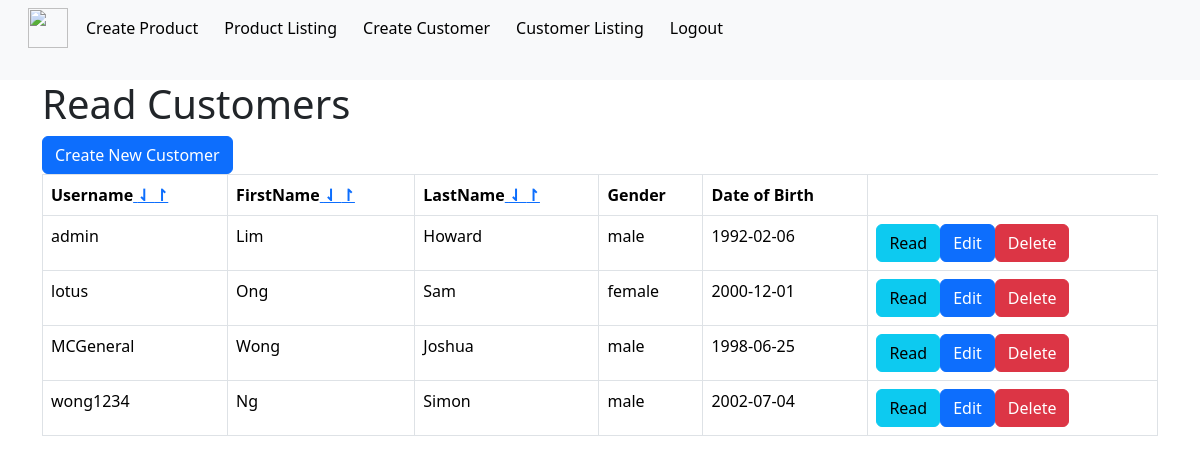
The page /customer_listing.php (signed in) on the database its author committed.
### tables this page shows
CREATE TABLE IF NOT EXISTS `customer` (
  `username` varchar(128) NOT NULL,
  `password` varchar(128) NOT NULL,
  `firstname` text NOT NULL,
  `lastname` text NOT NULL,
  `gender` text NOT NULL,
  `dob` date NOT NULL,
  `registration_date` datetime NOT NULL DEFAULT CURRENT_TIMESTAMP,
  `account_status` tinyint(1) NOT NULL,
  PRIMARY KEY (`username`)
);

### customer_listing.php (the view, shortened to what this page needs)
<!DOCTYPE HTML>
<?php
include 'menu.php';
?>
<html>
<head>
    <link href="https://cdn.jsdelivr.net/npm/bootstrap@5.3.3/dist/css/bootstrap.min.css" rel="stylesheet">
</head>
<body>
    <div class="container">
        <div class="page-header">
            <h1>Read Customers</h1>
        </div>
        <?php
        $sort = isset($_GET['sort']) ? $_GET['sort'] : 'username';
        $ascdesc = isset($_GET['ascordesc']) ? $_GET['ascordesc'] : 'asc';
        include 'config/database.php';
        $query = "SELECT username, firstname, lastname, gender, dob FROM customer ORDER BY $sort $ascdesc";
        $stmt = $con->prepare($query);
        $stmt->execute();
        $num = $stmt->rowCount();
        echo "<a href='customer_create.php' class='btn btn-primary m-b-1em'>Create New Customer</a>";
        if ($num > 0) {
            echo "<table class='table table-hover table-responsive table-bordered'>";
            echo "<tr>";
            echo "<th>Username<a href='?ascordesc=asc&sort=username'> ⇃ </a><a href='?ascordesc=desc&sort=username'> ↾ </a></th>";
            echo "<th>FirstName<a href='?ascordesc=asc&sort=FirstName'> ⇃ </a><a href='?ascordesc=desc&sort=FirstName'> ↾ </a></th>";
            echo "<th>LastName<a href='?ascordesc=asc&sort=LastName'> ⇃ </a><a href='?ascordesc=desc&sort=LastName'> ↾ </a></th>";
            echo "<th>Gender</th>";
            echo "<th>Date of Birth</th>";
            echo "</tr>";
            while ($row = $stmt->fetch(PDO::FETCH_ASSOC)) {
                extract($row);
                echo "<tr>";
                echo "<td>{$username}</td>";
                echo "<td>{$firstname}</td>";
                echo "<td>{$lastname}</td>";
                echo "<td>{$gender}</td>";
                echo "<td>{$dob}</td>";
                echo "<td>";
                echo "<a href='customer_details.php?username={$username}' class='btn btn-info m-r-1em'>Read</a>";
                echo "<a href='customer_update.php?username={$username}' class='btn btn-primary m-r-1em'>Edit</a>";
                echo "<a href='#' onclick='delete_user({$username});'  class='btn btn-danger'>Delete</a>";
                echo "</td>";
                echo "</tr>";
            }
            echo "</table>";
        }
        else {
            echo "<div class='alert alert-danger'>No records found.</div>";
        }
        ?>
    </div>
</body>
</html>

### rows shown on the page
customer: username "admin", firstname "Lim", lastname "Howard", gender "male", dob "1992-02-06"
customer: username "lotus", firstname "Ong", lastname "Sam", gender "female", dob "2000-12-01"
customer: username "MCGeneral", firstname "Wong", lastname "Joshua", gender "male", dob "1998-06-25"
customer: username "wong1234", firstname "Ng", lastname "Simon", gender "male", dob "2002-07-04"
